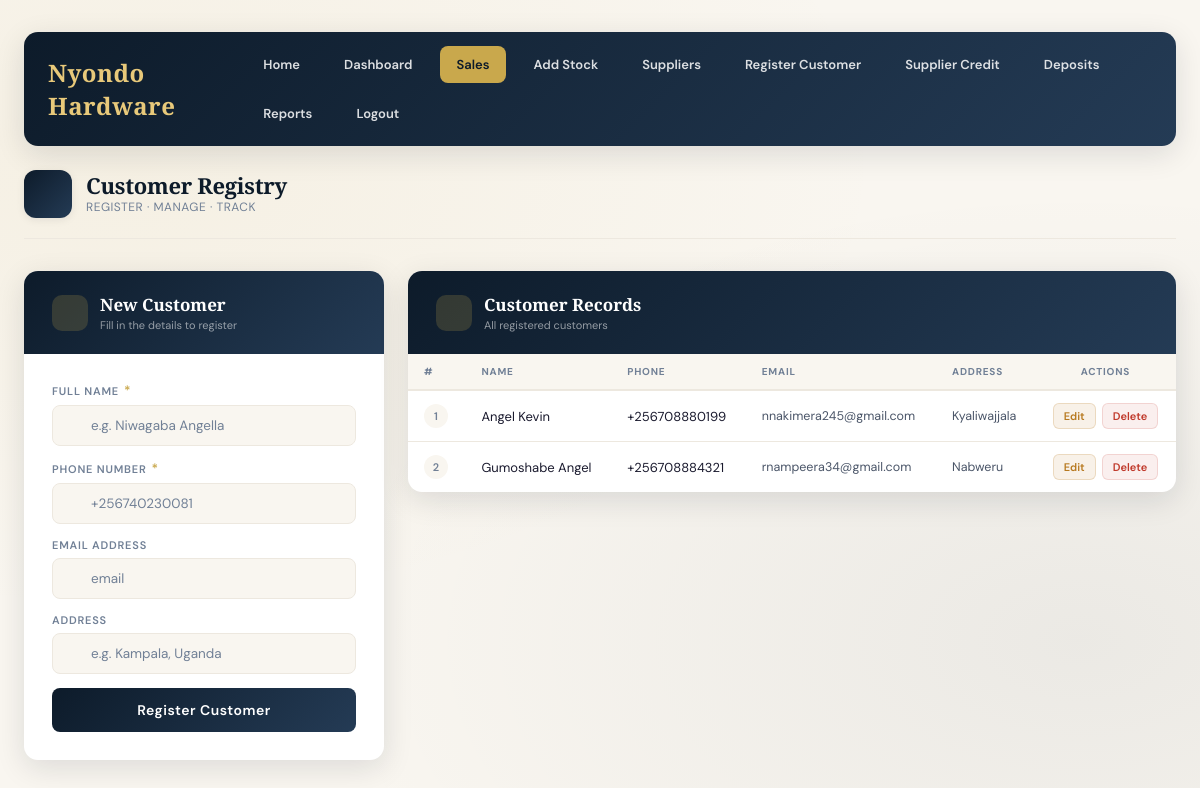
/register/ (signed in), run on an earlier commit of the app's database.
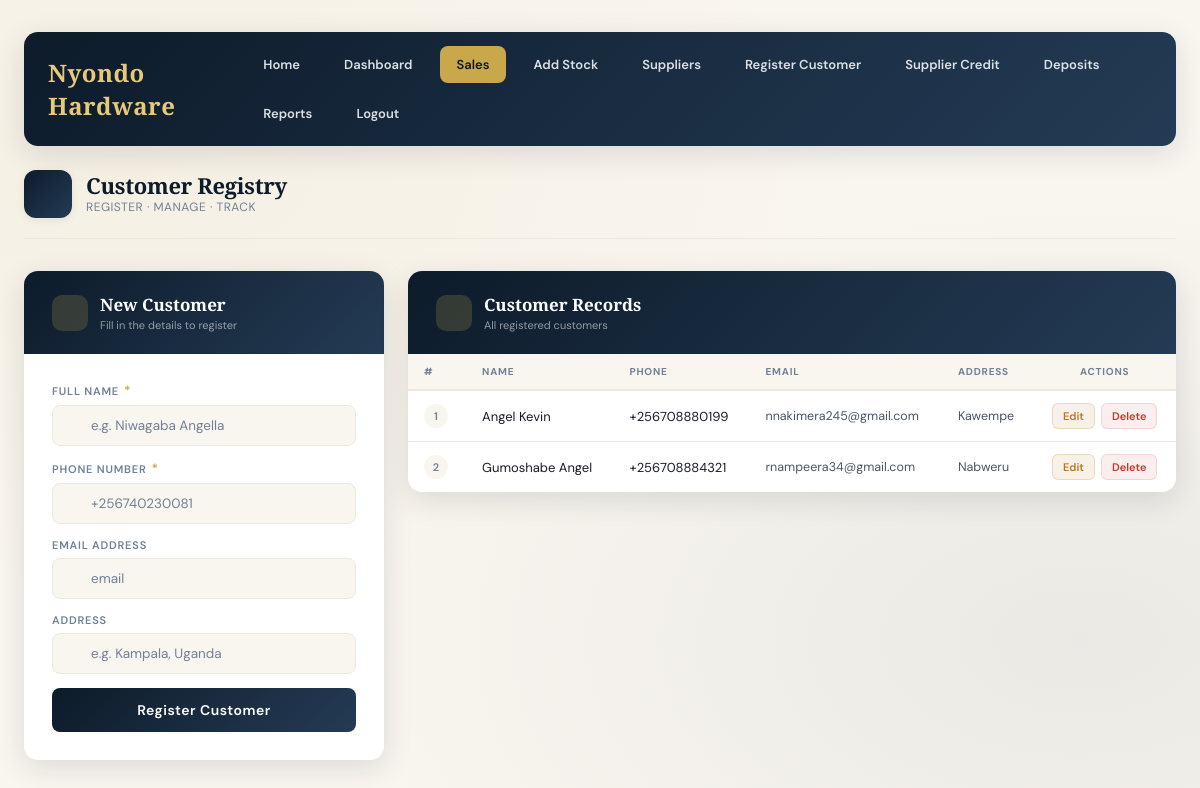
And on a later commit of the database.
### hardwareapp/models.py (models this page shows, shortened)
class Register(models.Model):
    name = models.CharField(max_length=100)
    phone = models.CharField(max_length=13)
    email = models.EmailField(blank=True, null=True)
    address = models.CharField(max_length=200, blank=True, null=True)
    date_created = models.DateTimeField(auto_now_add=True)

### hardwareapp/views.py (the view, shortened to what this page needs)
# urls.py: path('register/', views.register, name='register'),
@login_required
def register(request):
    context = {}
    customers = Register.objects.all().order_by('-id')
    return render(request, 'register.html', {
        'customers': customers
    })

### hardwareapp/templates/register.html (shortened to what the changed rows need)
<!doctype html>
<html lang="en">
  <head>
  </head>
  <body>
    <div class="page-header">
      <div class="brand">
        <div class="brand-text">
          <h1>Customer Registry</h1>
        </div>
      </div>
    </div>
    <div class="layout">
      <div class="card">
        <div class="card-header">
          <div>
            <h2>New Customer</h2>
          </div>
        </div>
      </div>
      <div class="card">
        <div class="card-header">
          <div>
            <h2>Customer Records</h2>
          </div>
        </div>
        <div class="table-wrapper">
          <table id="customerTable">
            <thead>
              <tr>
                <th>#</th>
                <th>Name</th>
                <th>Phone</th>
                <th>Email</th>
                <th>Address</th>
                <th>Actions</th>
              </tr>
            </thead>
            <tbody>
              {% for customer in customers %}
              <tr>
                <td><span class="row-num">{{ forloop.counter }}</span></td>
                <td>{{ customer.name }}</td>
                <td>{{ customer.phone }}</td>
                <td class="muted">{{ customer.email }}</td>
                <td class="muted">{{ customer.address }}</td>
                <td>
                  <div class="actions">
                    <a
                      href="{% url 'edit_customer' customer.id %}"
                      class="action-btn btn-edit"
                    >
                      Edit
                    </a>
                    <a
                      href="{% url 'delete_customer' customer.id %}"
                      class="action-btn btn-delete"
                      onclick="
                        return confirm(
                          'Are you sure you want to delete this customer?',
                        );
                      "
                    >
                      Delete
                    </a>
                  </div>
                </td>
              </tr>
              {% endfor %}
            </tbody>
          </table>
        </div>
      </div>
    </div>
  </body>
</html>

What changed in the data, as far as the page shows it:
changed Register "Angel Kevin": address "Kyaliwajjala" → "Kawempe"
